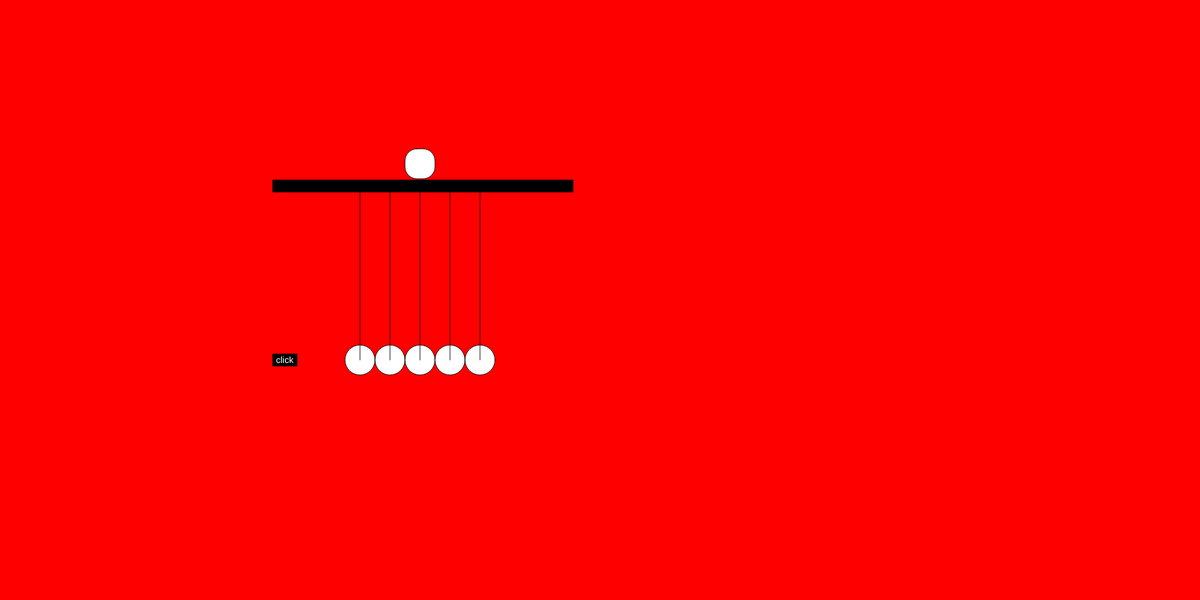
Frame 1 (no input)
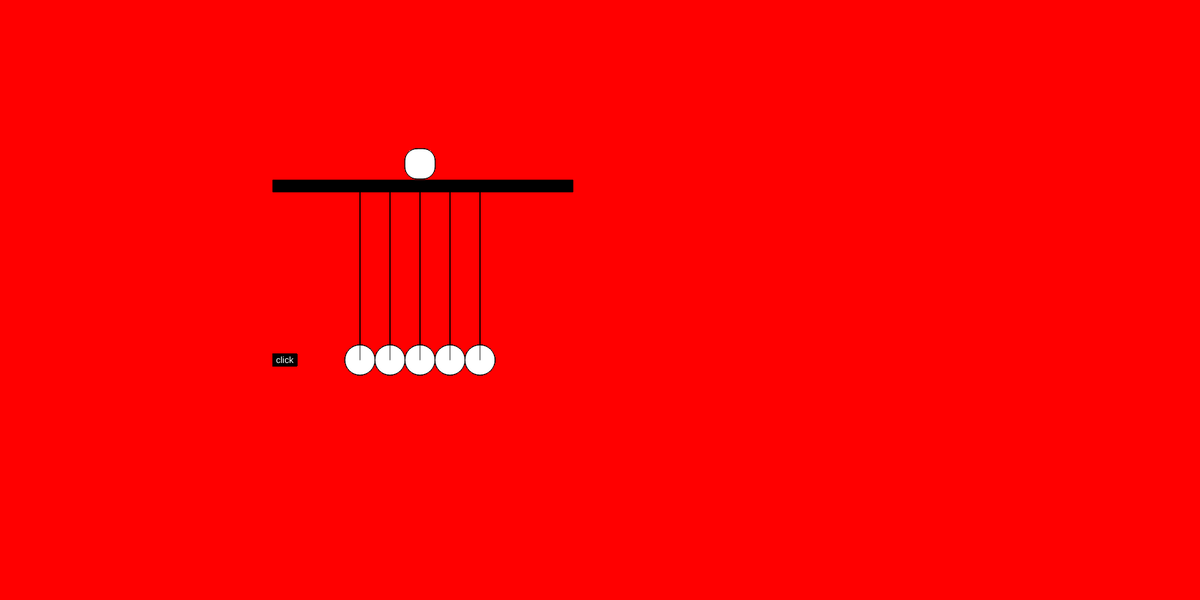
Frame 60 (no input)
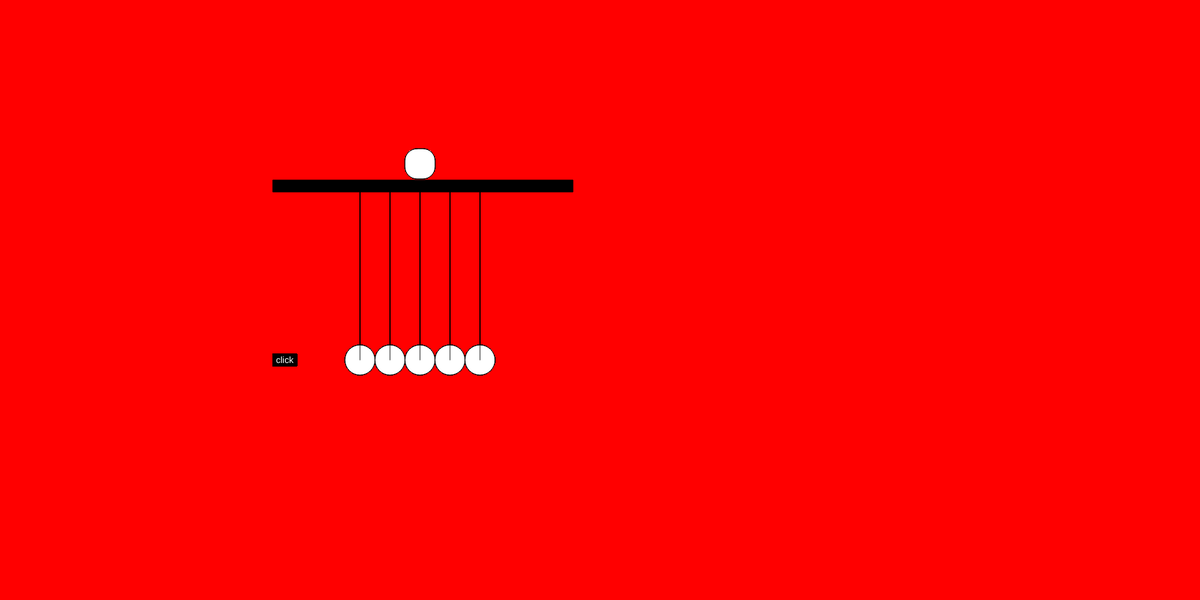
Frame 120 (the mouse pressed at the canvas centre since frame 60)

The p5.js sketch that drew these frames (run headless with seeded random() and noise() and a simulated clock; from frame 60 on, the mouse is pressed at the canvas centre):

// p5.js sketch
// ── sketch.js
var rx = 455
var ry = 590
var rw = 40
var rh = 20

function setup() {
 // put setup code here
  createCanvas(2000,1000);
  background('red');
  
  fill(0);
  rect(455,300,500,20);
}

function draw() {
  // put drawing code here


  //square
 
  fill(300);
  circle(600,600,50);
  circle(650,600,50);
  circle(700,600,50);
  circle(750,600,50);
  circle(800,600,50);

  rect(675,248,50,50,20)

  fill(0);
  line(700,320,700,600);
  line(600,320,600,600);
  line(650,320,650,600);
  line(750,320,750,600);
  line(800,320,800,600);


  if(mouseIsPressed){
  if(mouseX > rx && mouseX < rx + rw &&
    mouseY > ry && mouseY < ry + rh){
      rw+=3
      fill('blue')
    }
  }

  rect(rx,ry,rw,rh);
  textSize(15);
  fill(300);
  text("click",460,605);

}
